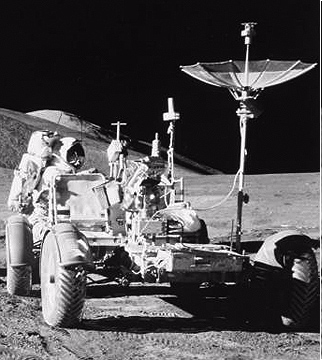
#> input picture Rover.png, 322 x 360 px
$ python FourierInteractive.py
#> lines starting #> are read from the running program, lines starting #| are printed output that depends on the picture; after the words box and inside, x2 and y2 are one past the last pixel; in counts of white or black regions, pixels touching at a corner belong together
"""
FourInteractive.py

Created on Wed Sep 28 16:36:45 2016

Available on my GitHub site

@author: slehar
"""

#%% Imports
import matplotlib.pyplot as plt
from   matplotlib.widgets import Slider
from   matplotlib.widgets import CheckButtons
from   matplotlib.widgets import Button
import numpy as np
import numpy.ma as ma
from   PIL import Image
import tkinter as tk
import tkinter.filedialog
import sys

#%%  Global Variables
rad1 = 0.01
rad2 = 125.
slidersLocked = False
angle = 0.
angleThresh =  -1.

#%% Get image filename using finder dialog
root = tk.Tk()
# root.withdraw() # Hide the root window
imgFile = tk.filedialog.askopenfilename(initialfile = 'Rover.png',
                                        initialdir='.')
#> the answer given: Rover.png
root.update()
root.quit()

# imgFile = 'Rover.png'

#%% Open figure window
winXSize = 16
winYSize = 6
winAspect = winXSize/winYSize
plt.close('all')
fig = plt.figure(figsize=(winXSize, winYSize))
fig.suptitle("Fourier Interactive", fontsize=18)

#%% Keypress 'q' to quit callback function
# [5 lines left out: function press, not called in this run]
# Connect keypress event to callback function
fig.canvas.mpl_connect('key_press_event', press)

#%% Lock Sliders Checkbox
rax = plt.axes([0.2, 0.05, 0.1/winAspect, 0.1])
check = CheckButtons(rax, [' Lock'], [False])
# [6 lines left out: function func, not called in this run]
check.on_clicked(func)


#%% Load Image Button

# axButt = fig.add.axes([0.1, 0.05, 0.1/winAspect, 0.2])
axButt = plt.axes([0.1, 0.05, 0.2/winAspect, 0.1])

Butt = Button(axButt, 'Load Image')
def buttFunc(self):
    print('Button Pressed')
Butt.on_clicked(buttFunc)

#%% Filter slider Axes

# slider1 Radius1 slider
axSlider1 = fig.add_axes([0.3, 0.125, 0.234, 0.04])
axSlider1.set_xticks([])
axSlider1.set_yticks([])

# axSlider2 = plt.axes([0.3, 0.05, 0.237, 0.04])
# slider 2 Radius2 slider
axSlider2 = fig.add_axes([0.3, 0.05, 0.237, 0.04])
axSlider2.set_xticks([])
axSlider2.set_yticks([])

# slider3 Angular slider
axSlider3 = fig.add_axes([0.7, 0.125, 0.234, 0.04])
axSlider3.set_xticks([])
axSlider3.set_yticks([])

#axSlider4 = plt.axes([0.7, 0.05, 0.237, 0.04])
# slider4 Angular Threshold slider
axSlider4 = fig.add_axes([0.7, 0.05, 0.237, 0.04])
axSlider4.set_xticks([])
axSlider4.set_yticks([])

#%% Axes for Original Image
axOrig = fig.add_axes([.05, .2, .7/winAspect, .7])
axOrig.axes.set_xticks([])
axOrig.axes.set_yticks([])
axOrig.set_title('Original')

#%% Read image into numpy array
imgPil = Image.open(imgFile).convert("LA")
imgNp = np.array(imgPil.convert('L'))/255.
npYSize, npXSize = imgNp.shape
#> npYSize = 360; npXSize = 322
hafY, hafX = int(npYSize/2), int(npXSize/2)
#> hafY = 180; hafX = 161
imgPlot = plt.imshow(imgPil, cmap='gray')

# axOrig.set_data(imgPil)


#%% Define Filter Sliders
# Filter Sliders
slider1 = Slider(axSlider1, 'r1', 0.0, npXSize, valinit=92)
slider2 = Slider(axSlider2, 'r2', 0.0, npXSize, valinit=142)
# freqRad, freqAng = slider1.val, slider2.val
rad1, rad2 = slider1.val, slider2.val
#> rad1 = 92; rad2 = 142


slider3 = Slider(axSlider3, 'angle',  -np.pi, np.pi, valinit=-1.5)
slider4 = Slider(axSlider4, 'thresh', -1., 1., valinit=-.3)
angle, angleThresh = slider3.val, slider4.val


#%% Axes for Fourier Image
axFour = fig.add_axes([.3, .2, .7/winAspect, .7])
axFour.axes.set_xticks([])
axFour.axes.set_yticks([])
axFour.set_title('Fourier')

#%% Fourier Transform
fourImg  = np.fft.fft2(imgNp)
fourShft = np.fft.fftshift(fourImg)
fourLog  = np.log(np.abs(fourShft))
plt.pause(.001)
plt.sca(axFour)
fourPlot = plt.imshow(fourLog, cmap='gray')
# fourPlot = plt.imshow(imgPil, cmap='gray')
# fourPlot.set_data(fourLog)
plt.show()


#%% Fourier Filtering
yy, xx = np.mgrid[-hafY:hafY, -hafX:hafX]
distImg = np.sqrt(xx**2 + yy**2)

angleImg = np.arctan2(yy,xx)
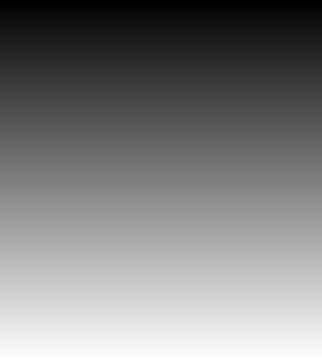
#> yy: shape (360, 322) int64; min -180, max 179, mean -0.5; drawn with min black and max white
angleImgFlip = np.fliplr(np.flipud(angleImg))
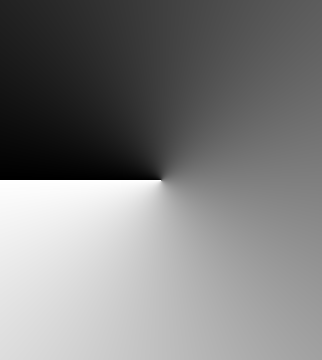
#> angleImg: shape (360, 322) float64; min -3.14, max 3.14, mean -6.3e-06; drawn with min black and max white

maskR1 = (distImg > rad1)
maskR2 = (distImg < rad2)
maskRadial = np.logical_and(maskR1, maskR2)
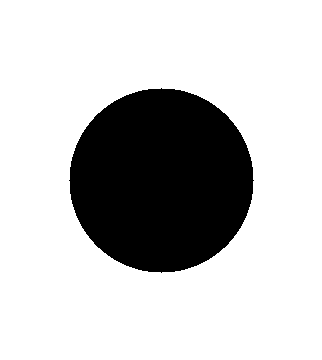
#> maskR1: shape (360, 322) bool; 77.1% white; 1 black region, box (x1, y1, x2, y2) and area: (69, 88, 254, 273) 26565

maskAngle = (np.sin(angleImg*2. + angle) >= angleThresh)
maskImg = np.logical_and(maskAngle, maskRadial)
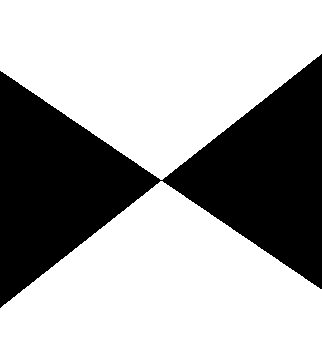
#> maskAngle: shape (360, 322) bool; 67.1% white; 1 black region, box (x1, y1, x2, y2) and area: (0, 54, 322, 308) 38118
maskImg[hafY,hafX] = True

maskRadAng = ma.make_mask(maskImg)
filtImg = fourShft * maskRadAng
filtLog = np.log(np.maximum(np.abs(filtImg),1.))
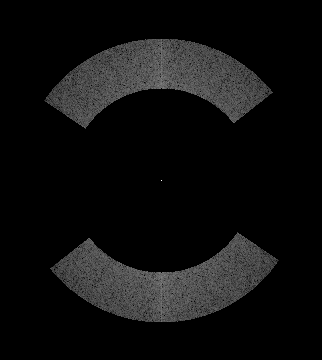
#> filtLog: shape (360, 322) float64; min 0, max 10.53, mean 0.61; drawn with min black and max white
FourPlot = plt.imshow(filtLog, cmap='gray')
# ??? FourPlot.set_data(filtLog)

plt.pause(.001)


#%% Axes for Inverse Fourier Image
axFourInv = fig.add_axes([.56, .2, .7/winAspect, .7])
axFourInv.axes.set_xticks([])
axFourInv.axes.set_yticks([])
axFourInv.set_title('Inverse Fourier')

#%% Inverse Fourier Transform
fourIshft = np.fft.ifftshift(filtImg)
fourInv   = np.fft.ifft2(fourIshft)
fourInvReal  = np.real(fourInv)
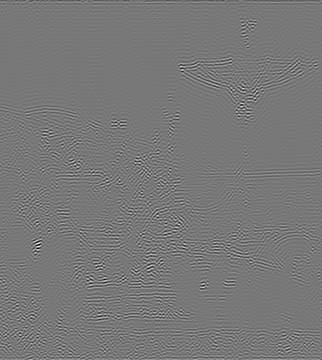
#> fourInvReal: shape (360, 322) float64; min -0.099, max 0.793, mean 0.322; drawn with min black and max white
fourInvPlot = plt.imshow(fourInvReal, cmap='gray')
plt.sca(axFourInv)
invPlot = plt.imshow(fourInvReal, cmap='gray')
# invPlot.set_data(fourInvReal)


#%% update
# [63 lines left out: functions update, update1, update2, update3, update4, not called in this run]

#%% Attach sliders to their callback functions
slider1.on_changed(update1)
slider2.on_changed(update2)
slider3.on_changed(update3)
slider4.on_changed(update4)

#%% Show Image

# Show image
plt.sca(axFour)
plt.show()
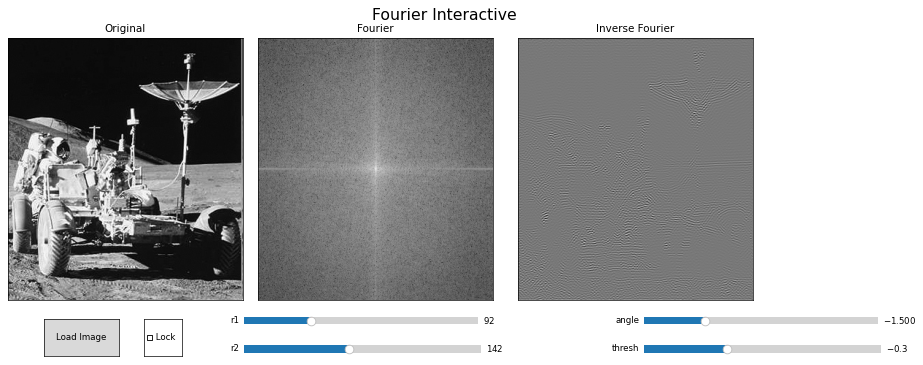
#> figure drawn by matplotlib, 8 panels
